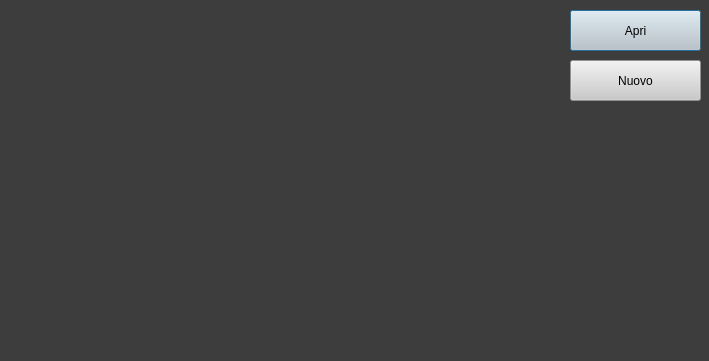
<?xml version="1.0" encoding="UTF-8"?>
<ui version="4.0">
 <class>Dialog</class>
 <widget class="QDialog" name="Dialog">
  <property name="geometry">
   <rect>
    <x>0</x>
    <y>0</y>
    <width>709</width>
    <height>361</height>
   </rect>
  </property>
  <property name="windowTitle">
   <string>Dialog</string>
  </property>
  <property name="styleSheet">
   <string notr="true">QDialog#Dialog{
background-color: rgb(61, 61, 61);}</string>
  </property>
  <widget class="QPushButton" name="open_button">
   <property name="geometry">
    <rect>
     <x>570</x>
     <y>10</y>
     <width>131</width>
     <height>41</height>
    </rect>
   </property>
   <property name="cursor">
    <cursorShape>PointingHandCursor</cursorShape>
   </property>
   <property name="styleSheet">
    <string notr="true">background-color: rgb(202, 202, 202);
font: 10pt &quot;MS Shell Dlg 2&quot;;</string>
   </property>
   <property name="text">
    <string>Apri</string>
   </property>
  </widget>
  <widget class="QPushButton" name="new_button">
   <property name="geometry">
    <rect>
     <x>570</x>
     <y>60</y>
     <width>131</width>
     <height>41</height>
    </rect>
   </property>
   <property name="cursor">
    <cursorShape>PointingHandCursor</cursorShape>
   </property>
   <property name="styleSheet">
    <string notr="true">background-color: rgb(202, 202, 202);
font: 10pt &quot;MS Shell Dlg 2&quot;;</string>
   </property>
   <property name="text">
    <string>Nuovo</string>
   </property>
  </widget>
  <widget class="QWidget" name="horizontalLayoutWidget">
   <property name="geometry">
    <rect>
     <x>10</x>
     <y>10</y>
     <width>551</width>
     <height>341</height>
    </rect>
   </property>
   <layout class="QHBoxLayout" name="clienti_layout"/>
  </widget>
 </widget>
 <resources/>
 <connections/>
</ui>
